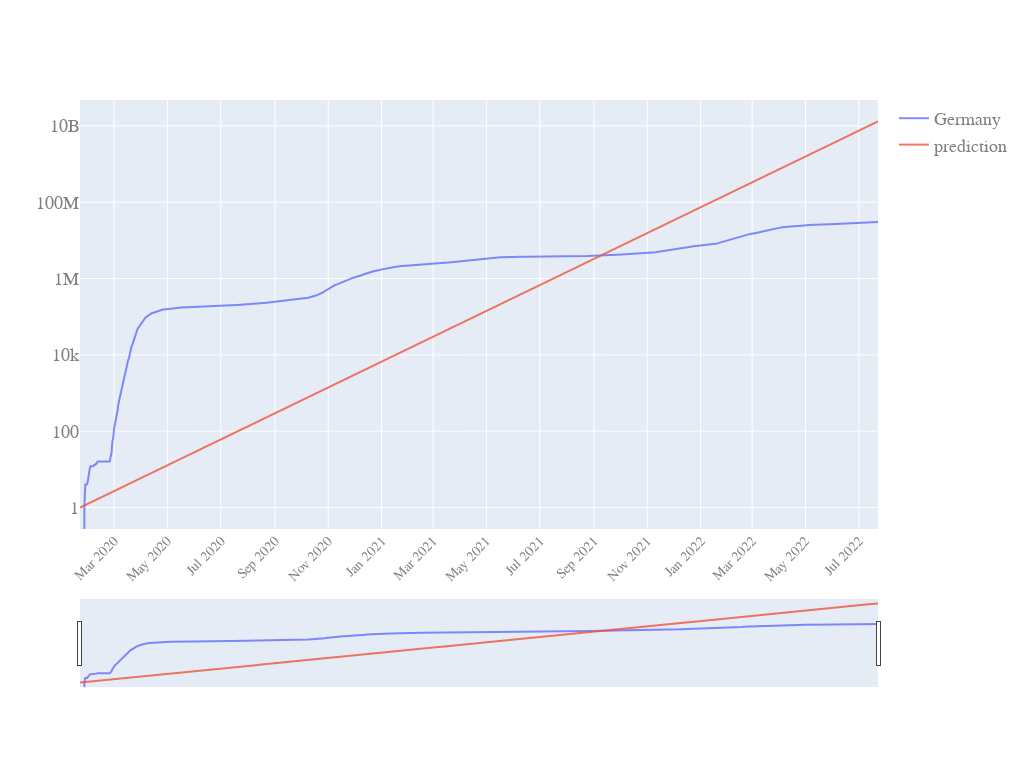

The notebook cell this image was saved under:
### Code cell
generate_plot(LR_inspect.date,
           LR_inspect.iloc[:,1:],
           y_scale='log',
           slider=True)

### Figure 1 — Plotly figure (JSON) as saved in the notebook; plotly's stock layout.template omitted (floating-point values rounded to 4 significant figures; data arrays with more than 128 entries replaced by an {"elided": "..."} marker saying what was removed)
{"data": [{"name": "Germany", "opacity": 0.8, "type": "scatter", "x": {"elided": "914 str values"}, "y": {"elided": "914 int values"}}, {"name": "prediction", "opacity": 0.8, "type": "scatter", "x": {"elided": "914 str values"}, "y": {"elided": "914 float values"}}], "layout": {"autosize": true, "font": {"color": "#7f7f7f", "family": "PT Sans, monospace", "size": 18}, "height": 768, "width": 1024, "xaxis": {"nticks": 20, "rangeslider": {"visible": true}, "tickangle": -45, "tickfont": {"color": "#7f7f7f", "size": 14}}, "yaxis": {"type": "log"}}}
